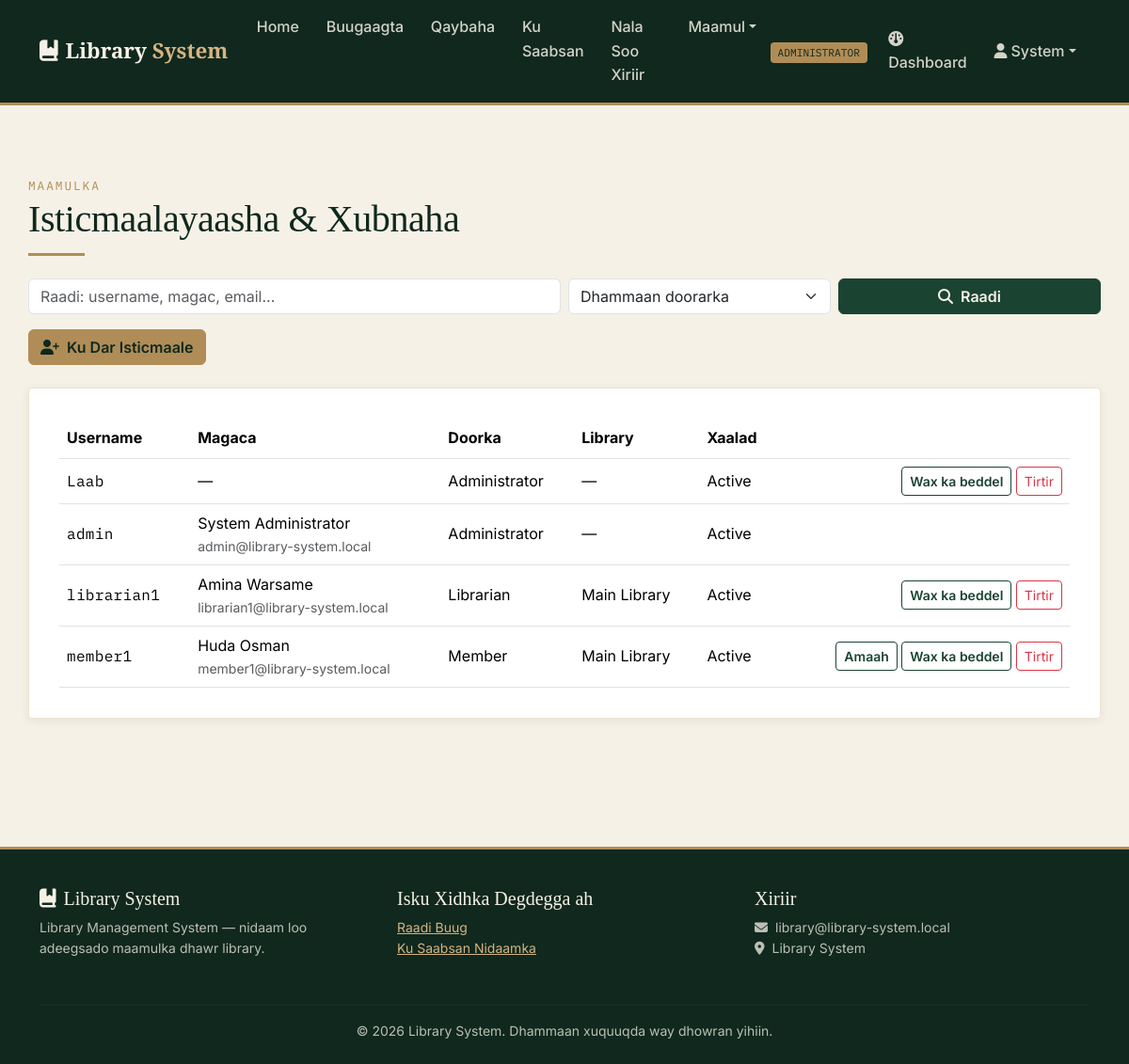
Screenshot of /accounts/users/ (signed in) with the database file from the repository.
### accounts/models.py (models this page shows, shortened)
class User(AbstractUser):
    class Role(models.TextChoices):
        ADMIN = 'ADMIN', 'Administrator'
        LIBRARIAN = 'LIBRARIAN', 'Librarian'
        MEMBER = 'MEMBER', 'Member'
    library = models.ForeignKey(
        'core.Library', on_delete=models.PROTECT, null=True, blank=True, related_name='users',
        help_text="The library this user belongs to. Leave empty only for the system owner (superuser).",
    )
    role = models.CharField(max_length=10, choices=Role.choices, default=Role.MEMBER)
    phone = models.CharField(max_length=20, blank=True)
    profile_photo = models.ImageField(upload_to='profiles/', blank=True, null=True)
    class MembershipType(models.TextChoices):
        STUDENT = 'STUDENT', 'Student'
        STAFF = 'STAFF', 'Staff'
        PUBLIC = 'PUBLIC', 'Public'
    membership_type = models.CharField(
        max_length=10, choices=MembershipType.choices, default=MembershipType.STUDENT
    )
    class Status(models.TextChoices):
        ACTIVE = 'ACTIVE', 'Active'
        SUSPENDED = 'SUSPENDED', 'Suspended'
        EXPIRED = 'EXPIRED', 'Expired'
    status = models.CharField(max_length=10, choices=Status.choices, default=Status.ACTIVE)
    registration_date = models.DateField(auto_now_add=True)
    def is_admin(self):
        return self.role == self.Role.ADMIN

### core/models.py (models this page shows, shortened)
class Library(models.Model):
    name = models.CharField(max_length=150, unique=True)
    code = models.SlugField(max_length=50, unique=True,
                            help_text="Short unique code, e.g. 'main' or 'branch-2'.")
    address = models.CharField(max_length=255, blank=True)
    created_at = models.DateTimeField(auto_now_add=True)
    class Meta:
        verbose_name_plural = "Libraries"
        ordering = ['name']

### accounts/views.py (the view)
# urls.py: path('users/', views.user_list, name='user_list'),
@login_required
@user_passes_test(is_staff_user)
def user_list(request):
    users = scope(User.objects.select_related('library'), request.user).order_by('role', 'username')
    q = request.GET.get('q', '').strip()
    role = request.GET.get('role', '')
    if q:
        users = users.filter(Q(username__icontains=q) | Q(first_name__icontains=q)
                             | Q(last_name__icontains=q) | Q(email__icontains=q))
    if role in User.Role.values:
        users = users.filter(role=role)
    params = request.GET.copy()
    params.pop('page', None)
    page_obj = Paginator(users, 20).get_page(request.GET.get('page'))
    for u in page_obj:
        u.can_manage = can_manage(request.user, u) and u.pk != request.user.pk
    return render(request, 'accounts/user_list.html', {
        'page_obj': page_obj, 'q': q, 'role': role, 'roles': User.Role.choices, 'qs': params.urlencode(),
    })

### accounts/views.py (called while the page is built)
def can_manage(actor, target):
    if actor.is_superuser:
        return True
    if target.is_superuser or not actor.library_id or target.library_id != actor.library_id:
        return False
    if actor.is_admin():
        return True
    return actor.is_librarian() and target.role == User.Role.MEMBER

### core/scoping.py (called while the page is built)
def scope(queryset, user, field='library'):
    if user.library_id:
        return queryset.filter(**{field: user.library_id})
    if user.is_superuser:
        return queryset
    return queryset.none()

def is_staff_user(user):
    return user.is_authenticated and (user.is_superuser or user.is_admin() or user.is_librarian())

### templates/accounts/user_list.html (shortened to what this page needs)
{% extends "base.html" %}
{% block content %}
<div class="container section-pad">
  <span class="section-eyebrow">Maamulka</span>
  <h1>Isticmaalayaasha &amp; Xubnaha</h1>
  <div class="divider-brass"></div>
  <form method="get" class="row g-2 mb-3">
    <div class="col-md-6"><input type="text" name="q" value="{{ q }}" class="form-control" placeholder="Raadi: username, magac, email..."></div>
    <div class="col-md-3">
      <select name="role" class="form-select">
        <option value="">Dhammaan doorarka</option>
      </select>
    </div>
    <div class="col-md-3"><button type="submit" class="btn btn-ink w-100"><i class="fa-solid fa-magnifying-glass me-1"></i> Raadi</button></div>
  </form>
  <a href="{% url 'accounts:user_create' %}" class="btn btn-brass mb-4"><i class="fa-solid fa-user-plus me-1"></i> Ku Dar Isticmaale</a>
  <div class="card-plain">
    <div class="table-responsive">
      <table class="table align-middle mb-0">
        <thead><tr><th>Username</th><th>Magaca</th><th>Doorka</th>{% if user.is_superuser and not user.library %}<th>Library</th>{% endif %}<th>Xaalad</th><th></th></tr></thead>
        <tbody>
        {% for u in page_obj %}
          <tr>
            <td class="mono">{{ u.username }}</td>
            <td>{{ u.get_full_name|default:"—" }}<div class="small text-muted">{{ u.email }}</div></td>
            <td>{{ u.get_role_display }}</td>
            {% if user.is_superuser and not user.library %}<td>{{ u.library.name|default:"—" }}</td>{% endif %}
            <td>{{ u.get_status_display }}</td>
            <td class="text-end">
              {% if u.role == 'MEMBER' %}<a href="{% url 'circulation:loan_list' %}?q={{ u.username }}" class="btn btn-outline-ink btn-sm">Amaah</a>{% endif %}
              {% if u.can_manage %}
              <a href="{% url 'accounts:user_update' u.pk %}" class="btn btn-outline-ink btn-sm">Wax ka beddel</a>
              <a href="{% url 'accounts:user_delete' u.pk %}" class="btn btn-outline-danger btn-sm">Tirtir</a>
              {% endif %}
            </td>
          </tr>
        {% empty %}
          <tr><td colspan="6" class="text-muted">Isticmaale lama helin.</td></tr>
        {% endfor %}
        </tbody>
      </table>
    </div>
  </div>
</div>
{% endblock %}

### templates/base.html (shortened to what this page needs)
{% load static %}
<!DOCTYPE html>
<html lang="so">
<head>
<link href="https://cdn.jsdelivr.net/npm/bootstrap@5.3.3/dist/css/bootstrap.min.css" rel="stylesheet">
<link href="https://cdnjs.cloudflare.com/ajax/libs/font-awesome/6.5.1/css/all.min.css" rel="stylesheet">
</head>
<body>
<nav class="navbar navbar-expand-lg navbar-lms sticky-top">
  <div class="container">
    <a class="navbar-brand" href="{% url 'core:home' %}"><i class="fa-solid fa-book-bookmark me-2"></i>Library <span>System</span></a>
    <div class="collapse navbar-collapse" id="navMain">
      <ul class="navbar-nav me-auto mb-2 mb-lg-0">
        {% if user.is_authenticated %}
          <li class="nav-item"><a class="nav-link" href="{% url 'core:home' %}">Home</a></li>
          <li class="nav-item"><a class="nav-link" href="{% url 'catalog:book_list' %}">Buugaagta</a></li>
          <li class="nav-item"><a class="nav-link" href="{% url 'catalog:category_list' %}">Qaybaha</a></li>
          <li class="nav-item"><a class="nav-link" href="{% url 'core:about' %}">Ku Saabsan</a></li>
          <li class="nav-item"><a class="nav-link" href="{% url 'core:contact' %}">Nala Soo Xiriir</a></li>
          {% if user.is_admin or user.is_librarian or user.is_superuser %}
          <li class="nav-item dropdown">
            <a class="nav-link dropdown-toggle" href="#" role="button" data-bs-toggle="dropdown" aria-expanded="false">Maamul</a>
          </li>
          {% endif %}
        {% endif %}
      </ul>
      <ul class="navbar-nav align-items-lg-center">
        {% if user.is_authenticated %}
          <li class="nav-item me-2"><span class="badge-role">{{ user.get_role_display }}</span></li>
          <li class="nav-item"><a class="nav-link" href="{% url 'core:dashboard' %}"><i class="fa-solid fa-gauge me-1"></i>Dashboard</a></li>
          <li class="nav-item dropdown">
            <a class="nav-link dropdown-toggle" href="#" role="button" data-bs-toggle="dropdown" aria-expanded="false"><i class="fa-solid fa-user me-1"></i>{{ user.first_name|default:user.username }}</a>
          </li>
        {% else %}
          <li class="nav-item"><a class="nav-link" href="{% url 'accounts:login' %}">Log in</a></li>
          <li class="nav-item">
            <a class="btn btn-brass btn-sm ms-lg-2" href="{% url 'accounts:register' %}">Isdiiwaangeli</a>
          </li>
        {% endif %}
      </ul>
    </div>
  </div>
</nav>
<main>
{% block content %}{% endblock %}
</main>
<footer class="footer-lms">
  <div class="container">
    <div class="row">
      <div class="col-md-4 mb-3">
        <h5><i class="fa-solid fa-book-bookmark me-2"></i>Library System</h5>
        <p class="small">Library Management System — nidaam loo adeegsado maamulka dhawr library.</p>
      </div>
      <div class="col-md-4 mb-3">
        <h5>Isku Xidhka Degdegga ah</h5>
        <ul class="list-unstyled small">
          {% if user.is_authenticated %}
          <li><a href="{% url 'catalog:book_list' %}">Raadi Buug</a></li>
          <li><a href="{% url 'core:about' %}">Ku Saabsan Nidaamka</a></li>
          {% else %}
          <li><a href="{% url 'accounts:login' %}">Log in</a></li>
          <li><a href="{% url 'accounts:register' %}">Isdiiwaangeli</a></li>
          {% endif %}
        </ul>
      </div>
      <div class="col-md-4 mb-3">
        <h5>Xiriir</h5>
        <p class="small mb-0"><i class="fa-solid fa-envelope me-2"></i>library@library-system.local</p>
        <p class="small"><i class="fa-solid fa-location-dot me-2"></i>Library System</p>
      </div>
    </div>
    <hr style="border-color: rgba(246,241,231,0.15);">
    <p class="small text-center mb-0">&copy; {% now "Y" %} Library System. Dhammaan xuquuqda way dhowran yihiin.</p>
  </div>
</footer>
</body>
</html>

### templates/base.html (style rules this page uses)
:root { --ink-green: #1B4332; --ink-green-dark: #10281D; --sage: #84A98C; --parchment: #F6F1E7; --parchment-deep: #EDE4D3; --brass: #B08D57; --brass-light: #D4B483; --ink: #1C1C1E; --ink-soft: #4A4A47; --danger: #9B2C2C; --ok: #2F6B3C; --radius: 4px; --shadow-card: 0 2px 10px rgba(16, 40, 29, 0.08); --shadow-lift: 0 10px 30px rgba(16, 40, 29, 0.18); }
* { box-sizing: border-box; }
body { background: var(--parchment); color: var(--ink); font-family: 'Inter', -apple-system, sans-serif; font-size: 16px; line-height: 1.6; }
h1, h2, h3, h4, .display-font { font-family: 'Playfair Display', Georgia, serif; color: var(--ink-green-dark); letter-spacing: -0.01em; }
.mono, .call-number, .isbn-tag { font-family: 'IBM Plex Mono', monospace; letter-spacing: 0.02em; }
a { color: var(--ink-green); }
.navbar-lms { background: var(--ink-green-dark); border-bottom: 3px solid var(--brass); }
.navbar-lms .navbar-brand { font-family: 'Playfair Display', serif; font-weight: 700; color: var(--parchment) !important; font-size: 1.4rem; }
.navbar-lms .navbar-brand span { color: var(--brass-light); }
.navbar-lms .nav-link { color: rgba(246, 241, 231, 0.85) !important; font-weight: 500; padding: 0.5rem 0.9rem !important; }
.badge-role { background: var(--brass); color: var(--ink-green-dark); font-family: 'IBM Plex Mono', monospace; font-size: 0.7rem; padding: 0.25rem 0.5rem; border-radius: var(--radius); text-transform: uppercase; }
.btn-brass { background: var(--brass); border-color: var(--brass); color: var(--ink-green-dark); font-weight: 600; }
.btn-ink { background: var(--ink-green); border-color: var(--ink-green); color: var(--parchment); font-weight: 600; }
.btn-outline-ink { border-color: var(--ink-green); color: var(--ink-green); font-weight: 600; }
.section-eyebrow { font-family: 'IBM Plex Mono', monospace; color: var(--brass); text-transform: uppercase; letter-spacing: 0.15em; font-size: 0.8rem; }
.section-pad { padding: 4.5rem 0; }
.divider-brass { width: 60px; height: 3px; background: var(--brass); margin: 0.75rem 0 1.5rem; }
footer.footer-lms { background: var(--ink-green-dark); color: rgba(246, 241, 231, 0.75); padding: 2.5rem 0 1.5rem; margin-top: 4rem; border-top: 3px solid var(--brass); }
footer.footer-lms a { color: var(--brass-light); }
footer.footer-lms h5 { color: var(--parchment); font-family: 'Playfair Display', serif; }
.card-plain { background: #fff; border: 1px solid var(--parchment-deep); border-radius: var(--radius); box-shadow: var(--shadow-card); padding: 2rem; }

### rows the page displays
User: role "ADMINISTRATOR", first_name "System", username "admin", get_full_name "System Administrator", email "admin@library-system.local", role "Administrator", library.name "—", status "Active"
User: username "Laab", get_full_name "—", role "Administrator", library.name "—", status "Active", shows "Wax ka beddel"
User: username "librarian1", get_full_name "Amina Warsame", email "librarian1@library-system.local", role "Librarian", library.name "Main Library", status "Active", shows "Wax ka beddel"
User: username "member1", get_full_name "Huda Osman", email "member1@library-system.local", role "Member", library.name "Main Library", status "Active", shows "Wax ka beddel"
